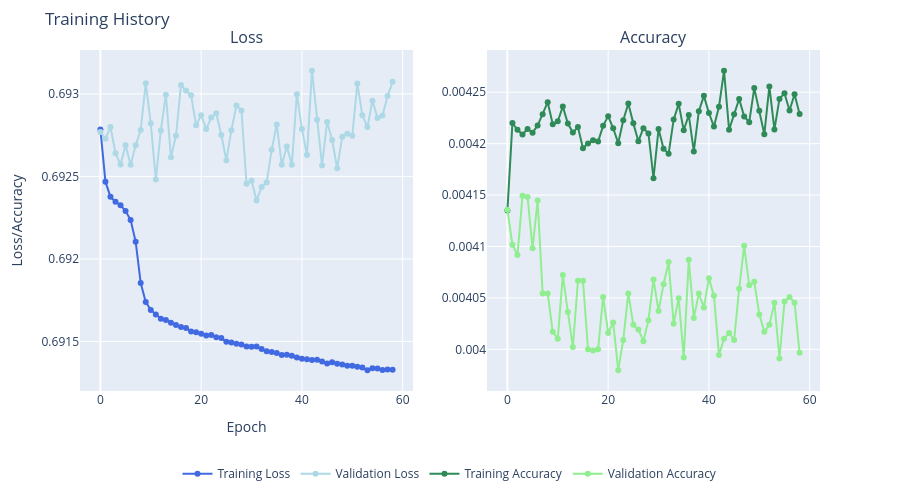

Write notebook code for a chart like this one.
### Code cell
encoder_plot = plot_training(encoder_hist.history)
encoder_plot.show()
